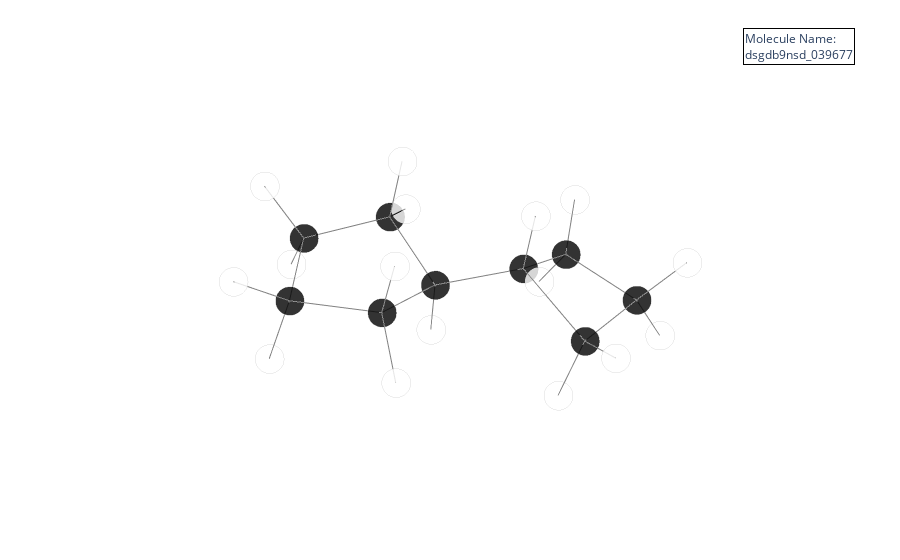

The cell this chart's notebook holds for it:
### Markdown cell above
The idea is now to create features from the persistence diagram and then to add these to the corresponding bonds in the dataset. The following features were created for this demo:
 * Number of holes (in dimension 0, 1 and 2): Number of points in the persistence diagram per dimension
 * Number of relevant holes (in dimension 0, 1 and 2): Number of points in the persistence diagram that have a lifetime larger than 50% of the maximal lifetime per dimension
 * Average lifetime (in dimension 0, 1 and 2): Average lifetime of the points per dimension
 * Wasserstein amplitude: one can calculate an amplitude for each persitence diagram. For an explanation see e.g. here: 
 * Binned features (in dimension 0, 1 and 2): to be added...
 
 
You can see one such example below: We can count the number of holes (rings might be a better word) in the molecule.

### Code cell
molecule_idx = 71
molecule_fig = plot_molecule(molecule_selection[molecule_idx], structures)
iplot(molecule_fig)

print('Number of relevant holes:', num_relevant_holes(pDiag[molecule_idx], 1, theta=0.55)[0])

### Figure 1 — Plotly figure (JSON) as saved in the notebook; plotly's stock layout.template omitted (floating-point values rounded to 4 significant figures)
{"data": [{"hoverlabel": {"bgcolor": ["black", "black", "black", "black", "black", "black", "black", "black", "black", "white", "white", "white", "white", "white", "white", "white", "white", "white", "white", "white", "white", "white", "white", "white", "white"]}, "marker": {"color": ["black", "black", "black", "black", "black", "black", "black", "black", "black", "white", "white", "white", "white", "white", "white", "white", "white", "white", "white", "white", "white", "white", "white", "white", "white"], "line": {"color": "lightgray", "width": 2}, "opacity": 0.8, "size": 10, "symbol": "circle"}, "mode": "markers", "name": "", "text": ["C", "C", "C", "C", "C", "C", "C", "C", "C", "H", "H", "H", "H", "H", "H", "H", "H", "H", "H", "H", "H", "H", "H", "H", "H"], "type": "scatter3d", "x": [-0.1068, 1.445, 1.422, -0.05102, 2.451, 3.899, 4.662, 3.586, 2.243, -0.521, -0.6156, 1.853, 1.949, 1.438, -0.7718, -0.09741, 2.422, 4.341, 3.904, 5.138, 5.463, 3.545, 3.809, 2.045, 1.39], "y": [1.515, 1.532, 0.1633, -0.01147, -0.8961, -0.5492, -1.891, -3.001, -2.257, 2.064, 1.851, 1.423, 2.371, 0.3352, -0.4343, -0.5887, -1.056, 0.232, -0.174, -1.996, -1.95, -3.653, -3.646, -2.085, -2.815], "z": [-0.1663, -0.1596, 0.5838, 0.1078, 0.2317, 0.6281, 0.5435, 0.7434, 0.9241, 0.6846, -1.073, -1.171, 0.3261, 1.668, 0.8122, -0.8222, -0.858, 0.002402, 1.66, -0.4365, 1.285, -0.1351, 1.598, 1.991, 0.5272]}, {"hoverinfo": "none", "marker": {"color": "grey", "opacity": 1, "size": 7}, "mode": "lines", "type": "scatter3d", "x": [-0.1068, 1.445, null, 1.445, 1.422, null, 1.422, -0.05102, null, 2.451, 3.899, null, 3.899, 4.662, null, 4.662, 3.586, null, 2.243, 3.586, null, 1.422, 2.451, null, -0.1068, -0.05102, null, 2.243, 2.451, null, -0.1068, -0.521, null, 1.39, 2.243, null, -0.1068, -0.6156, null, 1.445, 1.853, null, 3.809, 3.586, null, 2.243, 2.045, null, 1.445, 1.949, null, 1.422, 1.438, null, -0.05102, -0.7718, null, 5.463, 4.662, null, 3.545, 3.586, null, -0.05102, -0.09741, null, 2.422, 2.451, null, 4.341, 3.899, null, 3.904, 3.899, null, 5.138, 4.662, null], "y": [1.515, 1.532, null, 1.532, 0.1633, null, 0.1633, -0.01147, null, -0.8961, -0.5492, null, -0.5492, -1.891, null, -1.891, -3.001, null, -2.257, -3.001, null, 0.1633, -0.8961, null, 1.515, -0.01147, null, -2.257, -0.8961, null, 1.515, 2.064, null, -2.815, -2.257, null, 1.515, 1.851, null, 1.532, 1.423, null, -3.646, -3.001, null, -2.257, -2.085, null, 1.532, 2.371, null, 0.1633, 0.3352, null, -0.01147, -0.4343, null, -1.95, -1.891, null, -3.653, -3.001, null, -0.01147, -0.5887, null, -1.056, -0.8961, null, 0.232, -0.5492, null, -0.174, -0.5492, null, -1.996, -1.891, null], "z": [-0.1663, -0.1596, null, -0.1596, 0.5838, null, 0.5838, 0.1078, null, 0.2317, 0.6281, null, 0.6281, 0.5435, null, 0.5435, 0.7434, null, 0.9241, 0.7434, null, 0.5838, 0.2317, null, -0.1663, 0.1078, null, 0.9241, 0.2317, null, -0.1663, 0.6846, null, 0.5272, 0.9241, null, -0.1663, -1.073, null, -0.1596, -1.171, null, 1.598, 0.7434, null, 0.9241, 1.991, null, -0.1596, 0.3261, null, 0.5838, 1.668, null, 0.1078, 0.8122, null, 1.285, 0.5435, null, -0.1351, 0.7434, null, 0.1078, -0.8222, null, -0.858, 0.2317, null, 0.002402, 0.6281, null, 1.66, 0.6281, null, -0.4365, 0.5435, null]}], "layout": {"annotations": [{"align": "left", "bordercolor": "black", "borderwidth": 1, "showarrow": false, "text": "Molecule Name:<br>dsgdb9nsd_039677", "x": 0.95, "xref": "paper", "y": 0.95, "yref": "paper"}], "margin": {"b": 0, "l": 0, "r": 0, "t": 0}, "scene": {"xaxis": {"showbackground": false, "showgrid": false, "showticklabels": false, "title": {"font": {"color": "white"}}, "zeroline": false}, "yaxis": {"showbackground": false, "showgrid": false, "showticklabels": false, "title": {"font": {"color": "white"}}, "zeroline": false}, "zaxis": {"showbackground": false, "showgrid": false, "showticklabels": false, "title": {"font": {"color": "white"}}, "zeroline": false}}, "showlegend": false}}
